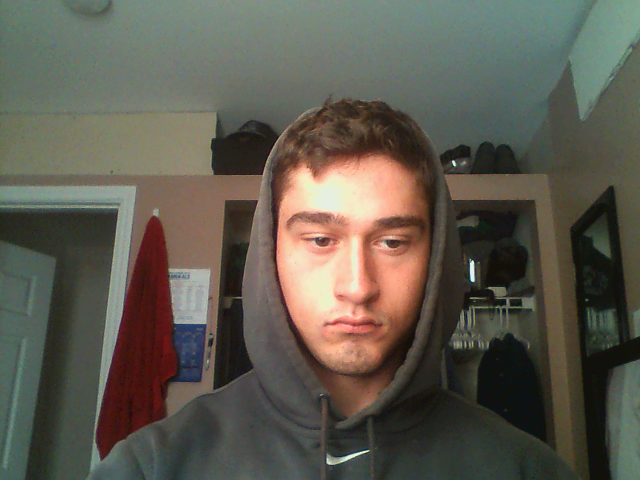
//> input picture code/EmbeddedFinalproject/CaptureTest.png, 640 x 480 px
$ ./faceDetection   (built with g++ and OpenCV 4)
//> lines starting //> are read from the running program, lines starting //| are printed output that depends on the picture; after the words box and inside, x2 and y2 are one past the last pixel; in counts of white or black regions, pixels touching at a corner belong together
#include "opencv2/objdetect/objdetect.hpp"
#include "opencv2/highgui/highgui.hpp"
#include "opencv2/imgproc/imgproc.hpp"

#include <iostream>
#include <stdio.h>

using namespace std;
using namespace cv;

// Function Headers
void detectAndDisplay(Mat frame);

// Global variables
// Copy this file from opencv/data/haarscascades to target folder
string face_cascade_name = "lbpcascade_frontalface.xml";
CascadeClassifier face_cascade;
string window_name = "Capture - Face detection";
int filenumber; // Number of file to be saved
string filename;

// Function main
int main(void)
{
    // Load the cascade
    if (!face_cascade.load(face_cascade_name)){
        printf("--(!)Error loading\n");
        return (-1);
    }

    // Read the image file
    Mat frame = imread("CaptureTest.png");
//> frame is the input picture: 480 rows x 640 cols, CV_8UC3; mean B, G, R 79.2, 90, 93.9

    // Apply the classifier to the frame
    if (!frame.empty()){
        detectAndDisplay(frame);
    }
    else{
        printf(" --(!) No captured frame -- Break!");
        //break;
    }

    // [5 lines of commented-out code are left out]
	for(;;)
{
	if( waitKey( 10 ) >= 0 )
	break;
}
    return 0;
}

// Function detectAndDisplay
void detectAndDisplay(Mat frame)
{
    std::vector<Rect> faces;
    Mat frame_gray;
    Mat crop;
    Mat res;
    Mat gray;
    string text;
    stringstream sstm;

    cvtColor(frame, frame_gray, COLOR_BGR2GRAY);
    equalizeHist(frame_gray, frame_gray);
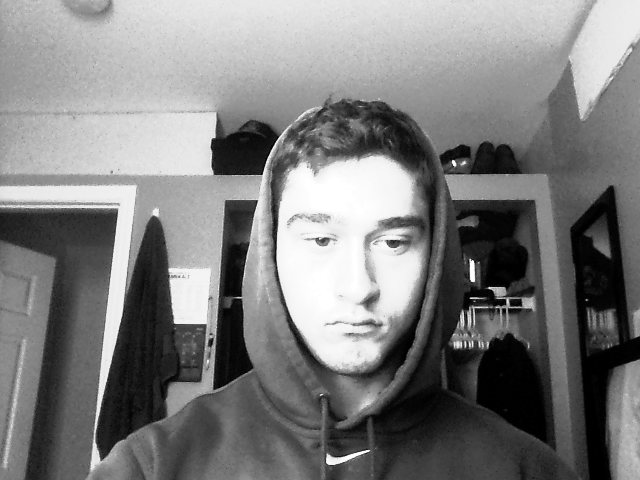
//> frame_gray: 480 rows x 640 cols, CV_8UC1; min 0, max 255, mean 125.9

    // Detect faces
    face_cascade.detectMultiScale(frame_gray, faces, 1.1, 2, 0 | CASCADE_SCALE_IMAGE, Size(30, 30));
//> faces = 2 Rects (x, y, width, height): [67, 345, 52, 52], [254, 163, 198, 198]

    // Set Region of Interest
    cv::Rect roi_b;
    cv::Rect roi_c;

    size_t ic = 0; // ic is index of current element
    int ac = 0; // ac is area of current element

    size_t ib = 0; // ib is index of biggest element
    int ab = 0; // ab is area of biggest element

    for (ic = 0; ic < faces.size(); ic++) // Iterate through all current elements (detected faces)

    {
        roi_c.x = faces[ic].x;
        roi_c.y = faces[ic].y;
        roi_c.width = (faces[ic].width);
        roi_c.height = (faces[ic].height);

        ac = roi_c.width * roi_c.height; // Get the area of current element (detected face)

        roi_b.x = faces[ib].x;
        roi_b.y = faces[ib].y;
        roi_b.width = (faces[ib].width);
        roi_b.height = (faces[ib].height);

        ab = roi_b.width * roi_b.height; // Get the area of biggest element, at beginning it is same as "current" element

        if (ac > ab)
        {
            ib = ic;
            roi_b.x = faces[ib].x;
            roi_b.y = faces[ib].y;
            roi_b.width = (faces[ib].width);
            roi_b.height = (faces[ib].height);
        }

        crop = frame(roi_b);
        resize(crop, res, Size(128, 128), 0, 0, INTER_LINEAR); // This will be needed later while saving images
        cvtColor(crop, gray, CV_BGR2GRAY); // Convert cropped image to Grayscale

        // Form a filename
        filename = "";
        stringstream ssfn;
        ssfn << filenumber << ".png";
        filename = ssfn.str();
        filenumber++;

        imwrite(filename, gray);

        Point pt1(faces[ic].x, faces[ic].y); // Display detected faces on main window - live stream from camera
        Point pt2((faces[ic].x + faces[ic].height), (faces[ic].y + faces[ic].width));
        rectangle(frame, pt1, pt2, Scalar(0, 255, 0), 2, 8, 0);
    }
//> this loop made 2 passes
//> (ac, ab, pt1, pt2) on passes 1 to 2: (2704, 2704, Point(67, 345), Point(119, 397)), (39204, 2704, Point(254, 163), Point(452, 361))
//> pass 1, in detectAndDisplay, `cvtColor(crop, gray, CV_BGR2GRAY);`:
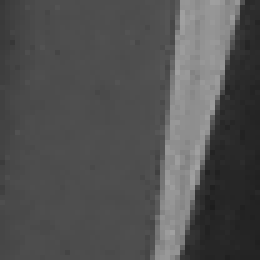
//> gray: 52 rows x 52 cols, CV_8UC1 (shown 5 times larger); min 29, max 162, mean 81.2
//> after the loop:
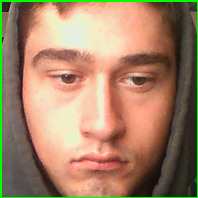
//> crop: 198 rows x 198 cols, CV_8UC3; mean B, G, R 103.5, 131.2, 164.5
//> after the loop:
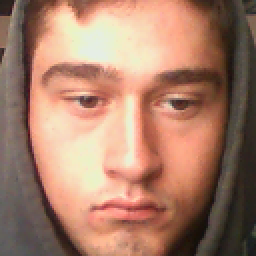
//> res: 128 rows x 128 cols, CV_8UC3 (shown 2 times larger); mean B, G, R 105.6, 125.9, 167.7
//> after the loop:
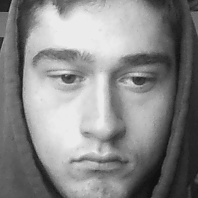
//> gray: 198 rows x 198 cols, CV_8UC1; min 16, max 235, mean 136.1
//> after the loop:
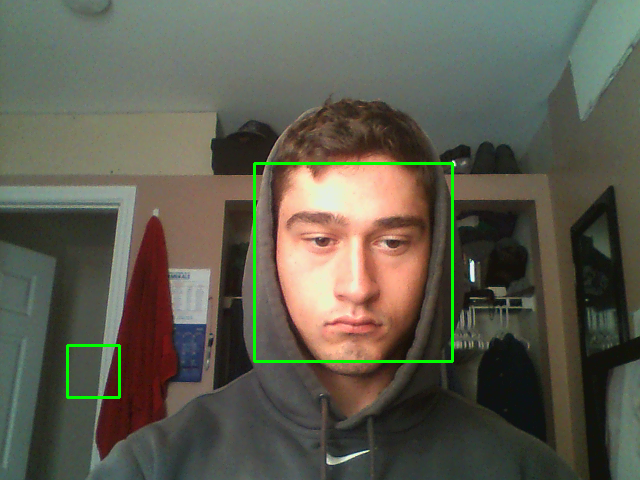
//> frame: 480 rows x 640 cols, CV_8UC3; 0.97% of pixels changed, all inside (x1, y1, x2, y2) = (66, 162, 454, 399)
//> after the loop, filenumber = 2

    // Show image
    sstm << "Crop area size: " << roi_b.width << "x" << roi_b.height << " Filename: " << filename;
    text = sstm.str();

    putText(frame, text, cvPoint(30, 30), FONT_HERSHEY_COMPLEX_SMALL, 0.8, cvScalar(0, 0, 255), 1, CV_AA);
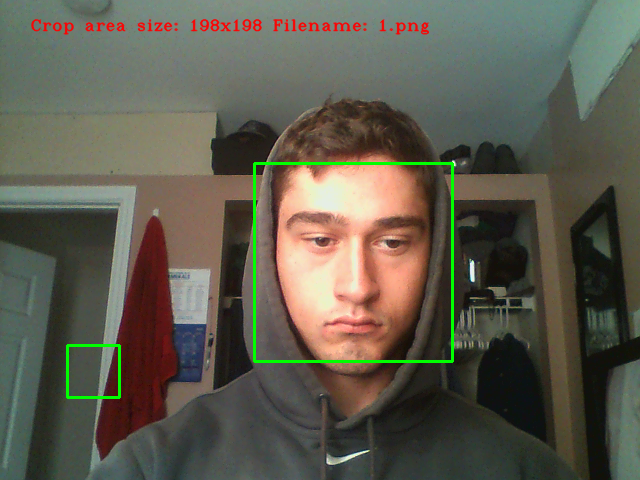
//> frame: 480 rows x 640 cols, CV_8UC3; 0.88% of pixels changed, all inside (x1, y1, x2, y2) = (30, 18, 430, 35)
//> the Esc key is pressed
    imshow("original", frame);

    if (!crop.empty())
    {
        imshow("detected", crop);
    }
    else
        destroyWindow("detected");
}

$ run again, with code/EmbeddedFinalproject/croptesting.png copied over code/EmbeddedFinalproject/CaptureTest.png
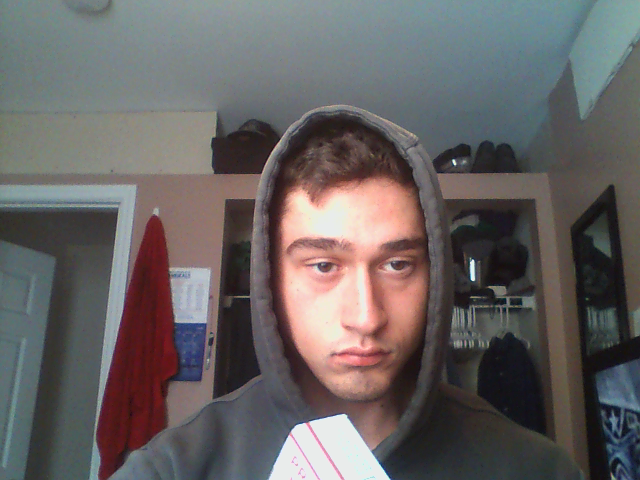
//> input picture code/EmbeddedFinalproject/croptesting.png, 640 x 480 px
//> frame is the input picture: 480 rows x 640 cols, CV_8UC3; mean B, G, R 98.6, 98.7, 103.1
//> faces = 1 Rect (x, y, width, height): [258, 189, 200, 200]
//> the loop in detectAndDisplay, `for (ic = 0; ic < faces.size(); ic++)` made 1 pass
//> (ac, ab, pt1, pt2) on pass 1: (40000, 40000, Point(258, 189), Point(458, 389))
//> after the loop in detectAndDisplay, `for (ic = 0; ic < faces.size(); ic++)`:
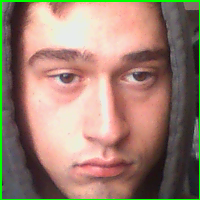
//> crop: 200 rows x 200 cols, CV_8UC3; mean B, G, R 113.9, 128.8, 156.9
//> after the loop in detectAndDisplay, `for (ic = 0; ic < faces.size(); ic++)`: filenumber = 1
//> in detectAndDisplay, `putText(frame, text, cvPoint(30, 30), FONT_HERSHEY_COMPLEX_SMALL, 0.8,..`:
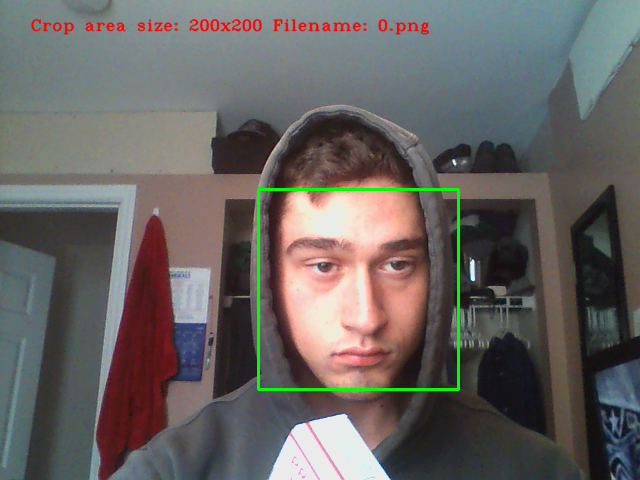
//> frame: 480 rows x 640 cols, CV_8UC3; mean B, G, R 97.2, 99.3, 102.9
